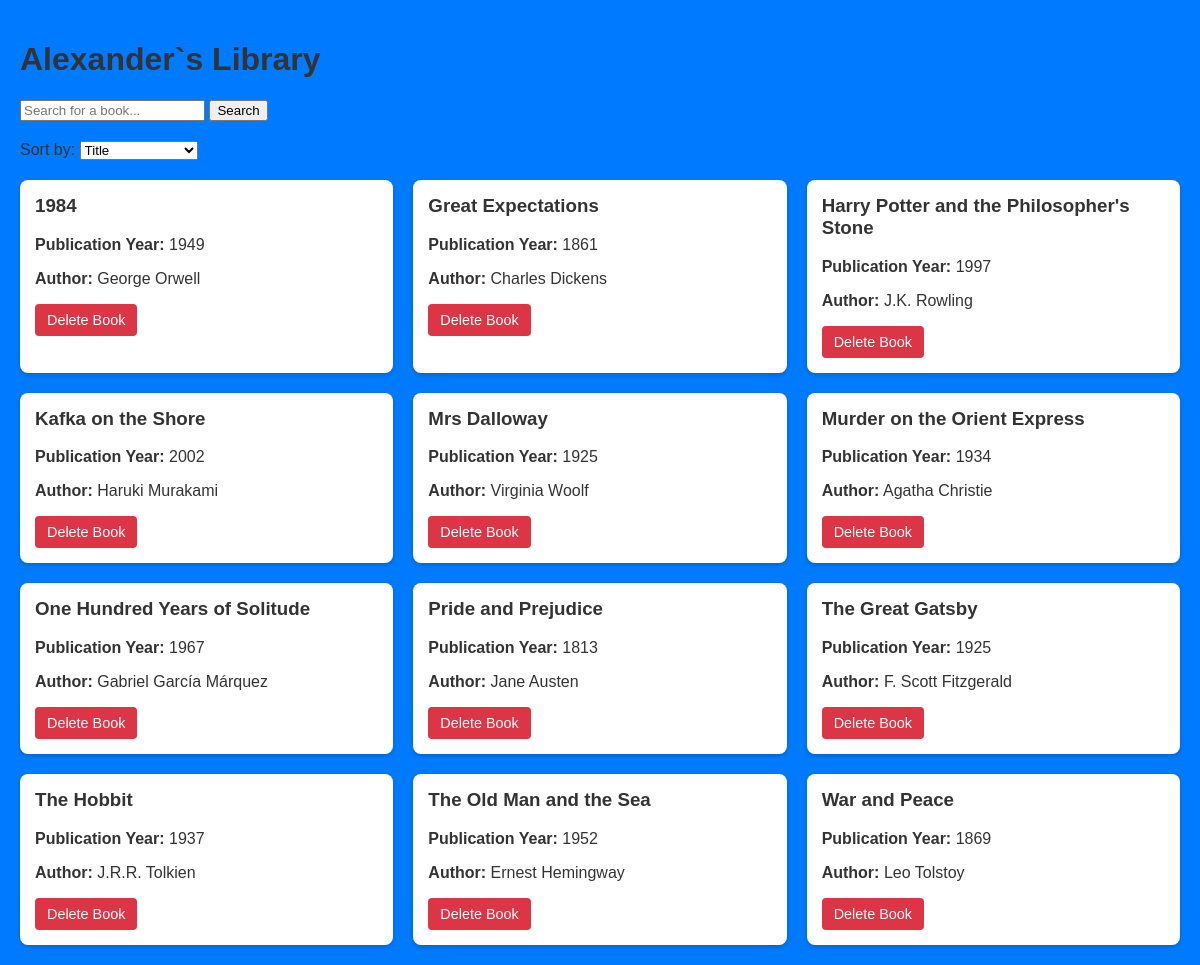
The app's page /?sort_by= with its own data.
### data_models.py (models this page shows, shortened)
class Book(db.Model):
    __tablename__ = 'books'
    id = db.Column(db.Integer, primary_key=True)  # Auto-incrementing primary key for Book
    isbn = db.Column(db.String(20), unique=True, nullable=False)
    title = db.Column(db.String(200), nullable=False)
    publication_year = db.Column(db.Integer, nullable=True)
    author_id = db.Column(db.Integer, db.ForeignKey('authors.id'), nullable=False)
    author = db.relationship("Author", backref="books")

class Author(db.Model):
    __tablename__ = 'authors'
    id = db.Column(db.Integer, primary_key=True)
    name = db.Column(db.String(100), nullable=False)
    birth_date = db.Column(db.Date, nullable=True)
    date_of_death = db.Column(db.Date, nullable=True)

### app.py (the view)
@app.route("/", methods=["GET"])
def home():
    sort_by = request.args.get("sort_by", "title")  # Default to sorting by title.
    keyword = request.args.get("q")
    success_message = request.args.get("success_message")  # Retrieve the message if present.
    query = Book.query
    if keyword:
        query = query.filter(Book.title.ilike(f"%{keyword}%"))
    if sort_by == "title":
        query = query.order_by(Book.title)
    elif sort_by == "publication_year":
        query = query.order_by(Book.publication_year)
    elif sort_by == "author":
        query = query.join(Author).order_by(Author.name)
    else:
        query = query.order_by(Book.title)
    books = query.all()
    return render_template(
        "home.html",
        books=books,
        current_sort=sort_by,
        success_message=success_message
    )

### templates/home.html (shortened to what this page needs)
<!DOCTYPE html>
<html lang="en">
  <head>
    <link rel="stylesheet" href="{{ url_for('static', filename='style.css') }}" />
  </head>
  <body>
    <div class="container">
      <header>
        <h1>Alexander`s Library</h1>
      </header>
      <header>
        <form class="search-form" action="/" method="GET">
          <input type="text" name="q" placeholder="Search for a book..." value="{{ current_keyword | default('') }}" />
          <input type="submit" value="Search" />
        </form>
      </header>
      <div class="sort-container">
        <label for="sort">Sort by:</label>
        <select id="sort" onchange="window.location.href='/?sort_by=' + this.value">
          <option value="title" {% if current_sort == 'title' %} selected {% endif %}>Title</option>
        </select>
      </div>
      <div class="book-grid">
        {% for book in books %}
          <div class="book-box">
            <h3>{{ book.title }}</h3>
            <p><strong>Publication Year:</strong> {{ book.publication_year }}</p>
            <p><strong>Author:</strong> {{ book.author.name }}</p>
            <form action="/book/{{ book.id }}/delete" method="post" onsubmit="return confirm('Are you sure you want to delete this book?');">
              <input type="submit" value="Delete Book" />
            </form>
          </div>
        {% else %}
          <p>No books found.</p>
        {% endfor %}
      </div>
    </div>
  </body>
</html>

### static/style.css (style rules this page uses)
body { background-color: #007BFF; margin: 0; padding: 20px; font-family: Arial, sans-serif; color: #333; }
.container { max-width: 1200px; margin: 0 auto; }
header { margin-bottom: 20px; }
form.search-form { margin-bottom: 20px; }
.sort-container { margin-bottom: 20px; }
.book-grid { display: flex; flex-wrap: wrap; gap: 20px; }
.book-box { background-color: #fff; border-radius: 8px; padding: 15px; flex: 1 1 calc(33.333% - 20px); box-shadow: 0 2px 5px rgba(0, 0, 0, 0.2); box-sizing: border-box; }
.book-box h3 { margin-top: 0; }
.book-box form { margin-top: 10px; }
.book-box input[type="submit"] { background-color: #dc3545; border: none; color: #fff; padding: 8px 12px; border-radius: 4px; cursor: pointer; font-size: 0.9em; }

### records on screen
Book: title "1984", publication_year "1949", author.name "George Orwell"
Book: title "Great Expectations", publication_year "1861", author.name "Charles Dickens"
Book: title "Harry Potter and the Philosopher's Stone", publication_year "1997", author.name "J.K. Rowling"
Book: title "Kafka on the Shore", publication_year "2002", author.name "Haruki Murakami"
Book: title "Mrs Dalloway", publication_year "1925", author.name "Virginia Woolf"
Book: title "Murder on the Orient Express", publication_year "1934", author.name "Agatha Christie"
Book: title "One Hundred Years of Solitude", publication_year "1967", author.name "Gabriel García Márquez"
Book: title "Pride and Prejudice", publication_year "1813", author.name "Jane Austen"
Book: title "The Great Gatsby", publication_year "1925", author.name "F. Scott Fitzgerald"
Book: title "The Hobbit", publication_year "1937", author.name "J.R.R. Tolkien"
Book: title "The Old Man and the Sea", publication_year "1952", author.name "Ernest Hemingway"
Book: title "War and Peace", publication_year "1869", author.name "Leo Tolstoy"
